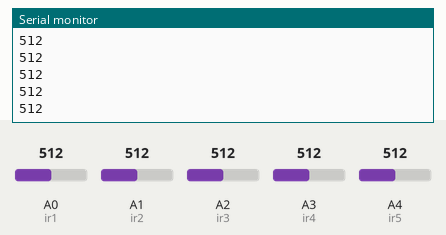
Simulated run of this sketch. Board: Arduino Uno, built with avr-gcc and run on an emulated ATmega328P. Parts: the last lines printed to the serial monitor. The test bench sets the inputs (shaded band); at power-on: A0 (ir1) = 512, A1 (ir2) = 512, A2 (ir3) = 512, A3 (ir4) = 512, A4 (ir5) = 512.

Above: at 2.2 s.
2.3 s: A0 (ir1) set to 716
3.8 s: A1 (ir2) set to 306
5.3 s: A2 (ir3) set to 992
At 5.83 s:
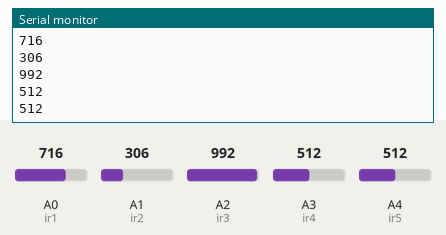
6.8 s: A3 (ir4) set to 30
At 7.33 s:
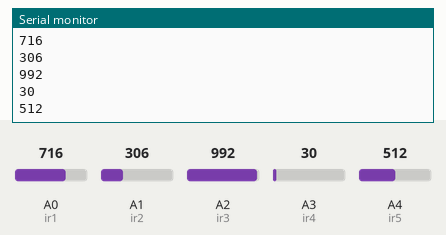
Timing chart, 0 to 9.3 s (numbered marks = the images above; inputs shaded):
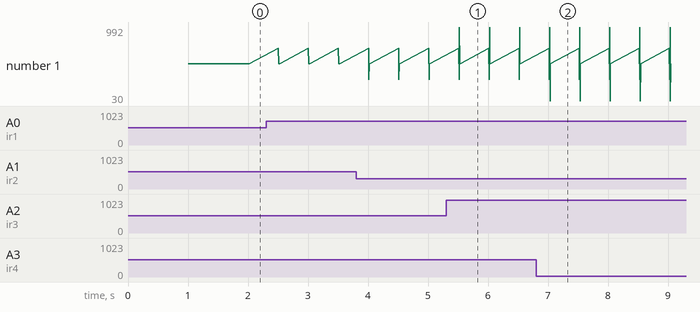

The sketch:

sensor_test.ino
```cpp
void setup() {
  // put your setup code here, to run once:
#define ir5  A4       //rightmost sensors
#define ir4  A3      // right sensor
#define ir3  A2     // middle sensors
#define ir2  A1      // left sensor
#define ir1  A0
    //leftmost sensors
Serial.begin(9600);                      //setting serial monitor at a default baund rate of 9600
  delay(1000);
}

void loop() {
  // put your main code here, to run repeatedly:
//   int s1 = digitalRead(ir1);   //lftmst sensor
//  int s2 = digitalRead(ir2);   // leftsensor
//  int s3 = digitalRead(ir3);   // mid sen
//  int s4 = digitalRead(ir4);   // right sen
//  int s5 = digitalRead(ir5);    // rightmost sensor

 int s1 = analogRead(ir1);
 int s2 = analogRead(ir2);
 int s3 = analogRead(ir3);
 int s4 = analogRead(ir4);
 int s5 = analogRead(ir5);

Serial.println(s1);
Serial.println(s2);
Serial.println(s3);
Serial.println(s4);
Serial.println(s5);
Serial.println("");
delay(500);
}
```

Measured:
- after the input at 5.3 s, the serial monitor: prints a new line after 0.22 s (image 1)
- after the input at 6.8 s, the serial monitor: prints a new line after 0.23 s (image 2)
